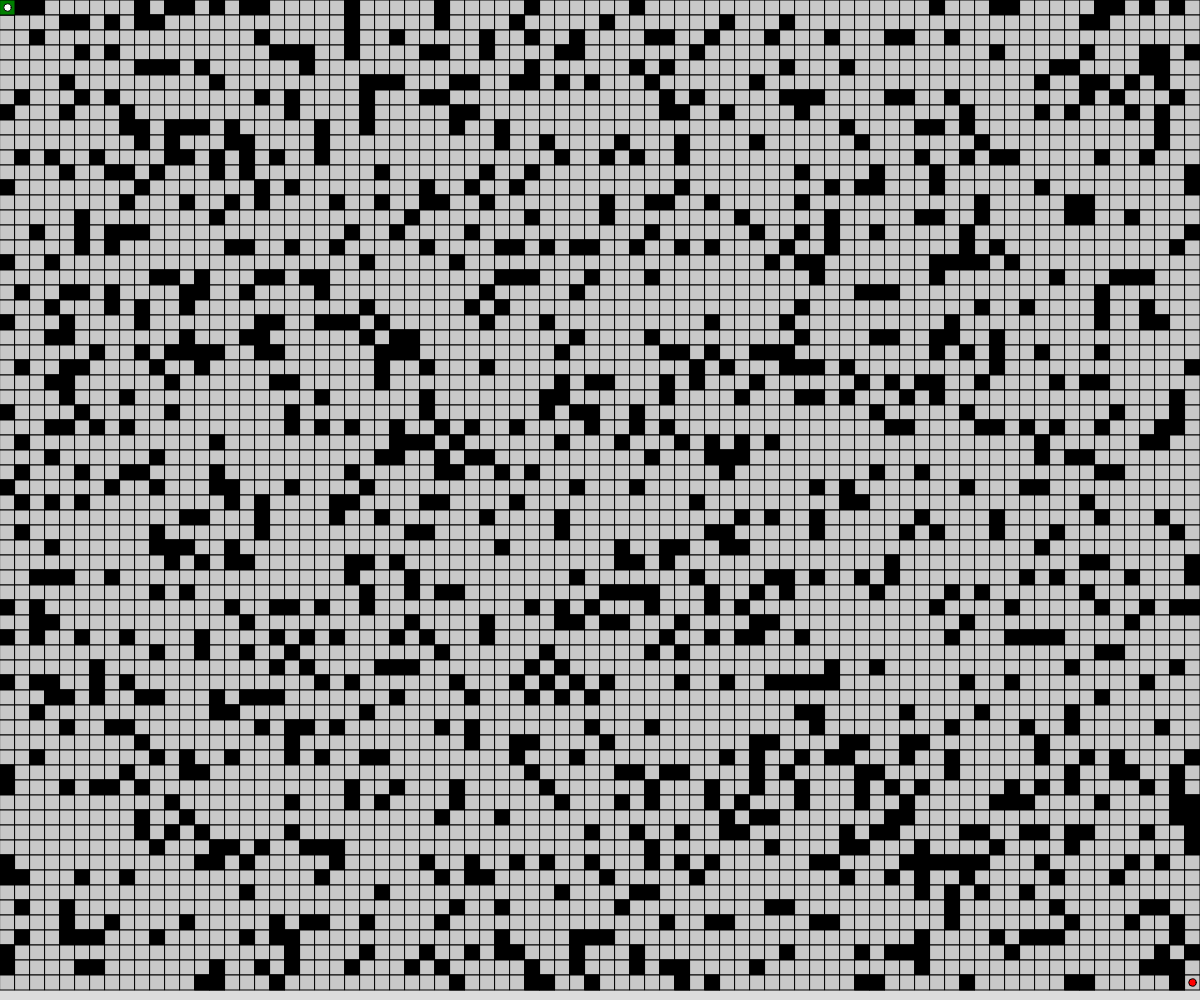
Frame 1 (no input)
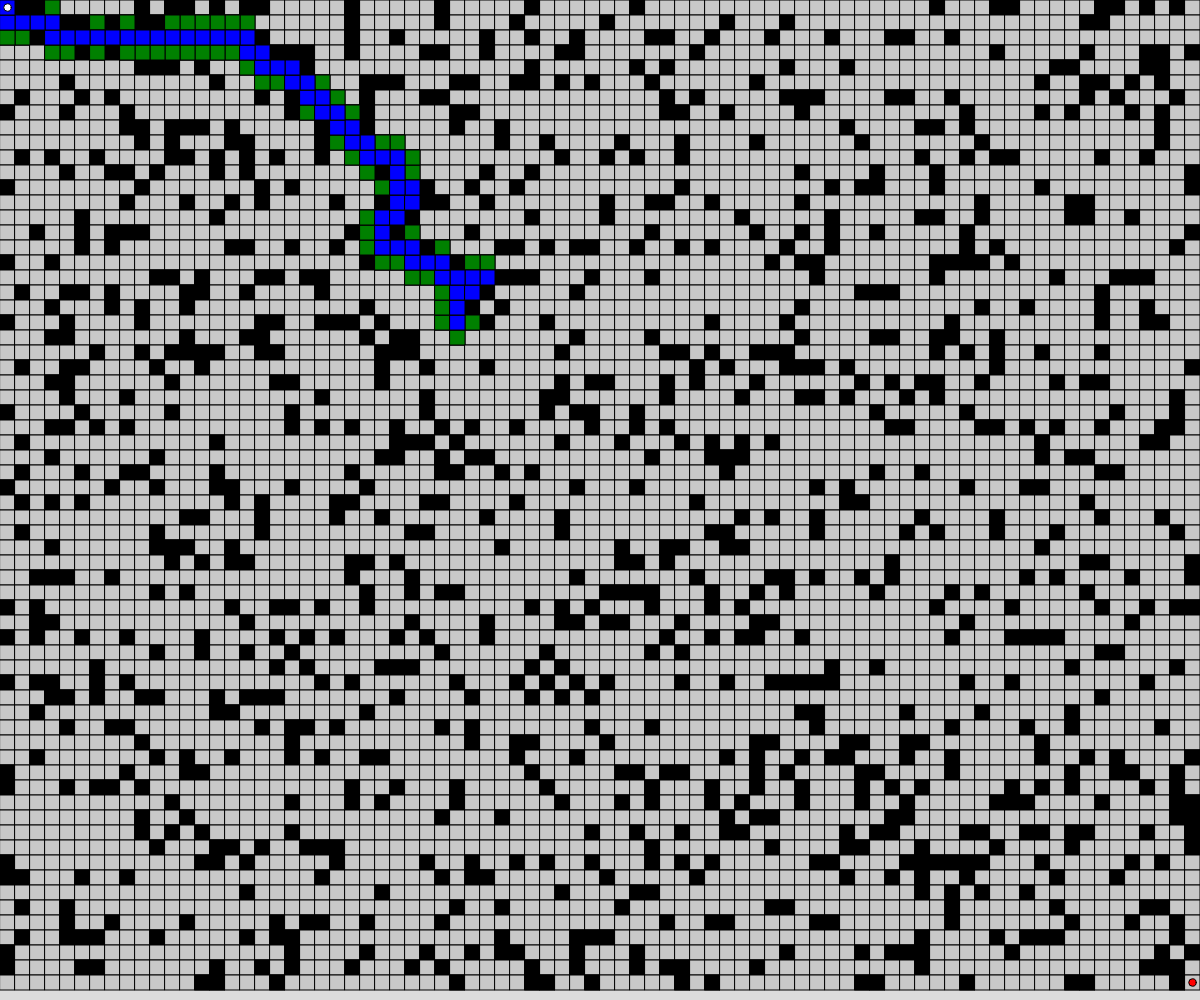
Frame 60 (no input)
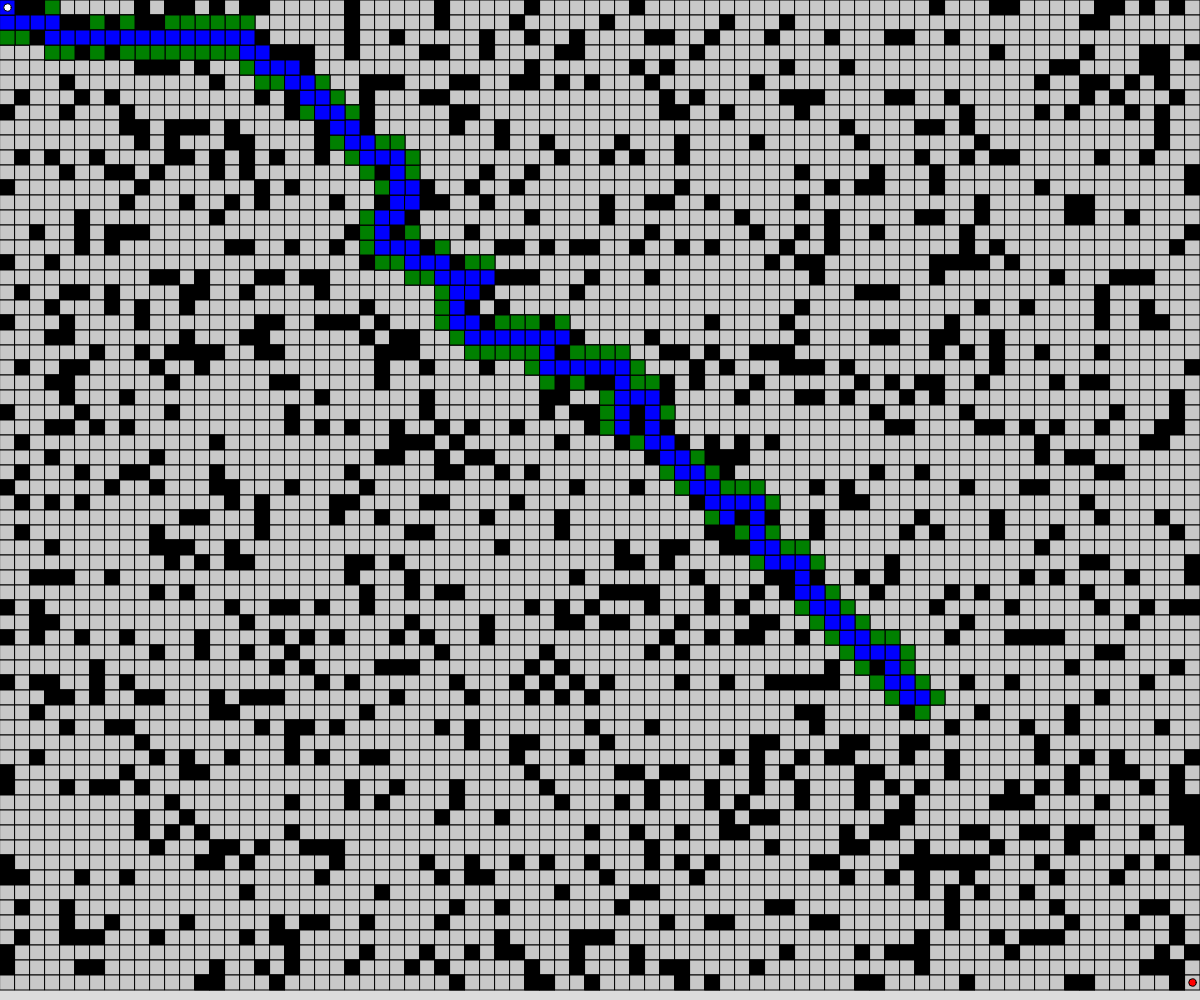
Frame 120 (the mouse pressed at the canvas centre since frame 60)

The p5.js sketch that drew these frames (run headless with seeded random() and noise() and a simulated clock; from frame 60 on, the mouse is pressed at the canvas centre):

// p5.js sketch
// ── sketch.js
let cols, rows, size;
let grid;
function setup() {
  createCanvas(windowWidth, windowHeight);
  size = 15;
  cols = floor(width/size);
  rows = floor(height/size);
  grid = new Grid();
}

function draw() {
  background(220);
  grid.show();
  grid.run();
}

// ── Cell.js
class Cell{
  constructor(x, y, tx, ty){
    this.pos = createVector(x, y);
    this.x = tx;
    this.y = ty;
    this.visited = false;
    this.occupied = false;
    this.obstacle = false;
    this.goal = false;
    this.f = 0;
    this.g = 1000;
    this.h = 0;
    this.neighbors = [];
    this.setNeighbors();
    this.previous = null;
    if (random(1) < 0.2){
      this.obstacle = true;
    }
  }
  setNeighbors(){
    if (this.x > 0){
      this.neighbors.push([this.x-1, this.y]);
    }
    if (this.x < cols-1){
      this.neighbors.push([this.x+1, this.y]);
    }
    if (this.y > 0){
      this.neighbors.push([this.x, this.y-1]);
    }
    if (this.y < rows-1){
      this.neighbors.push([this.x, this.y+1]);
    }
  }
  getNeighbors(){
    return this.neighbors;
  }
  show(c){
    if (this.visited){
      fill(0);
    }else{
      fill(200);
    }
    rect(this.pos.x, this.pos.y, size);
    if (c){
      fill(c);
      rect(this.pos.x, this.pos.y, size);
    }
    if (this.occupied){
      fill(255);
      ellipse(this.pos.x + size/2, this.pos.y + size/2, size/2);
    }else if (this.goal){
      fill(color('red'));
      ellipse(this.pos.x + size/2, this.pos.y + size/2, size/2);
    }else if (this.obstacle){
      fill(0);
      rect(this.pos.x, this.pos.y, size);
    }
  }
  visit(){
    this.visited = true;
    this.occupied = true;
  }
  leave(){
    this.occupied = false;
  }
  giveDist(d){
    this.h = d;
  }
}

// ── Grid.js
class Grid{
  constructor(){
    this.cells = Array(cols)
      .fill(0)
      .map((x) => Array(rows).fill(0));
    for (let x = 0; x < cols; x++){
      for (let y = 0; y < rows; y++){
        this.cells[x][y] = new Cell(x*size, y*size, x, y);
      }
    }
    this.cells[0][0].visit();
    this.cells[0][0].g = 0;
    this.cells[cols-1][rows-1].goal = true;
    this.goal = this.cells[cols-1][rows-1].pos.copy();
    this.giveDist();
    this.openSet = [this.cells[0][0]];
    this.closedSet = [];
    this.end = this.cells[cols-1][rows-1];
    this.path = [];
  }
  removeFromArray(arr, elmt){
    for (let i = arr.length-1; i >= 0; i--){
      if (arr[i] == elmt){
        arr.splice(i, 1);
      }
    }
  }
  run(){
    if (this.openSet.length > 0){
      //keep looking for solution
      let winnerIndex = 0;
      for (let i = 0; i < this.openSet.length; i++){
        if (this.openSet[i].f < this.openSet[winnerIndex].f){
          winnerIndex = i;
        }
      }
      let current = this.openSet[winnerIndex];
      if (current == this.end){
        //backtrack
        this.path = [];
        let temp = current;
        while(temp.previous){
          this.path.push(temp.previous);
          temp = temp.previous;
        }
        for (let i = 0; i < this.path.length; i++){
          this.path[i].show(color('red'));
        }
        console.log("DONE!");
        noLoop();
      }
      this.closedSet.push(current);
      this.removeFromArray(this.openSet, current);
      let neighborsIndex = current.getNeighbors();
      let neighbors = [];
      for (let i = 0; i < neighborsIndex.length; i++){
        neighbors.push(this.cells[neighborsIndex[i][0]][neighborsIndex[i][1]]);
      }
      for (let i = 0; i < neighbors.length; i++){
        let neighbor = neighbors[i];
        if (!this.closedSet.includes(neighbor) && !neighbor.obstacle){
          let tempG = current.g + 1;
          let newPath = false;
          if (this.openSet.includes(neighbor)){
            if (tempG < neighbor.g){
              neighbor.g = tempG;
              newPath = true;
            }
          }else{
            neighbor.g = tempG;
            this.openSet.push(neighbor);
            newPath = true;
          }
          if (newPath){
            neighbor.f = neighbor.g + neighbor.h;
          neighbor.previous = current;
          }
        }
      }
    }else{
      // no solution
      console.log("No Solution");
      noLoop();
    }
  }
  show(){
    for (let x = 0; x < cols; x++){
      for (let y = 0; y < rows; y++){
        this.cells[x][y].show();
      }
    }
    for (let i = this.openSet.length-1; i >= 0; i--){
      this.openSet[i].show(color('green'));
    }
    for (let i = this.closedSet.length-1; i >=0; i--){
      this.closedSet[i].show(color('blue'));
    }
  }
  giveDist(){
    for (let x = 0; x < cols; x++){
      for (let y = 0; y < rows; y++){
        if (x != cols-1 && y != rows-1){
          let d = dist(this.cells[x][y].pos.x, this.cells[x][y].pos.y, this.goal.x, this.goal.y);
          this.cells[x][y].giveDist(d);
        }
      }
    }
  }
}
